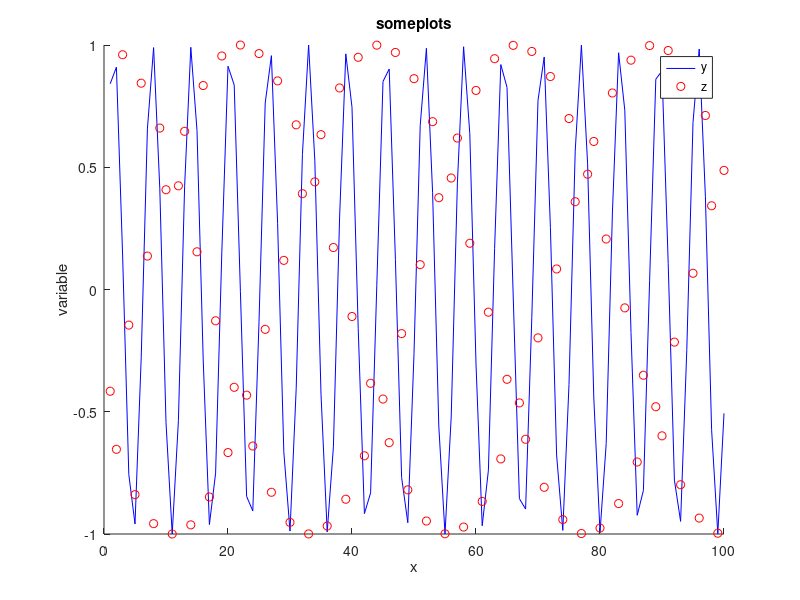

The MATLAB source for this figure: (Note: this script raises an error after producing the figure.)
function makeplots

x=1:1:100;
y=sin(x);
z=cos(2*x);

figure(1);
hold on
plot(x,y,'b-',x,z,'ro')
title('someplots')
xlabel('x')
ylabel('variable')
legend('y','z')

myStyle = hgexport('factorystyle');
myStyle.Resolution=480;
myStyle.Format='png';

outfile='c:/users/davidchristopherson/documents/matlab/~testing/Results/plotsout.png';
hgexport(gcf,outfile,myStyle)